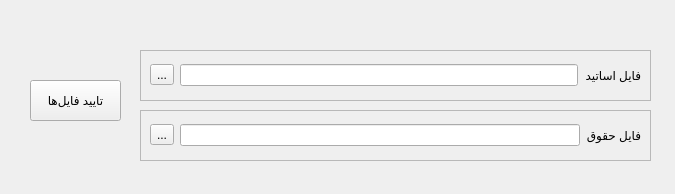
<?xml version="1.0" encoding="UTF-8"?>
<ui version="4.0">
 <class>inputFilesPrompt</class>
 <widget class="QWidget" name="inputFilesPrompt">
  <property name="geometry">
   <rect>
    <x>0</x>
    <y>0</y>
    <width>675</width>
    <height>194</height>
   </rect>
  </property>
  <property name="windowTitle">
   <string>Form</string>
  </property>
  <widget class="QFrame" name="profSalaryFrame">
   <property name="geometry">
    <rect>
     <x>140</x>
     <y>110</y>
     <width>511</width>
     <height>51</height>
    </rect>
   </property>
   <property name="frameShape">
    <enum>QFrame::StyledPanel</enum>
   </property>
   <property name="frameShadow">
    <enum>QFrame::Raised</enum>
   </property>
   <layout class="QGridLayout" name="gridLayout_2">
    <item row="0" column="1">
     <widget class="QLineEdit" name="profSalaryPath"/>
    </item>
    <item row="0" column="3">
     <widget class="QLabel" name="profSalaryLabel">
      <property name="text">
       <string>فایل حقوق</string>
      </property>
     </widget>
    </item>
    <item row="0" column="0">
     <widget class="QToolButton" name="profSalaryExplore">
      <property name="text">
       <string>...</string>
      </property>
     </widget>
    </item>
   </layout>
  </widget>
  <widget class="QFrame" name="profListFrame">
   <property name="geometry">
    <rect>
     <x>140</x>
     <y>50</y>
     <width>511</width>
     <height>51</height>
    </rect>
   </property>
   <property name="frameShape">
    <enum>QFrame::StyledPanel</enum>
   </property>
   <property name="frameShadow">
    <enum>QFrame::Raised</enum>
   </property>
   <layout class="QGridLayout" name="gridLayout">
    <item row="0" column="1">
     <widget class="QLineEdit" name="profListPath"/>
    </item>
    <item row="0" column="3">
     <widget class="QLabel" name="profListLabel">
      <property name="text">
       <string>فایل اساتید</string>
      </property>
     </widget>
    </item>
    <item row="0" column="0">
     <widget class="QToolButton" name="profListExplore">
      <property name="text">
       <string>...</string>
      </property>
     </widget>
    </item>
   </layout>
  </widget>
  <widget class="QPushButton" name="confirmFilesBtn">
   <property name="geometry">
    <rect>
     <x>30</x>
     <y>80</y>
     <width>91</width>
     <height>41</height>
    </rect>
   </property>
   <property name="text">
    <string>تایید فایل‌ها</string>
   </property>
  </widget>
 </widget>
 <resources/>
 <connections/>
</ui>
